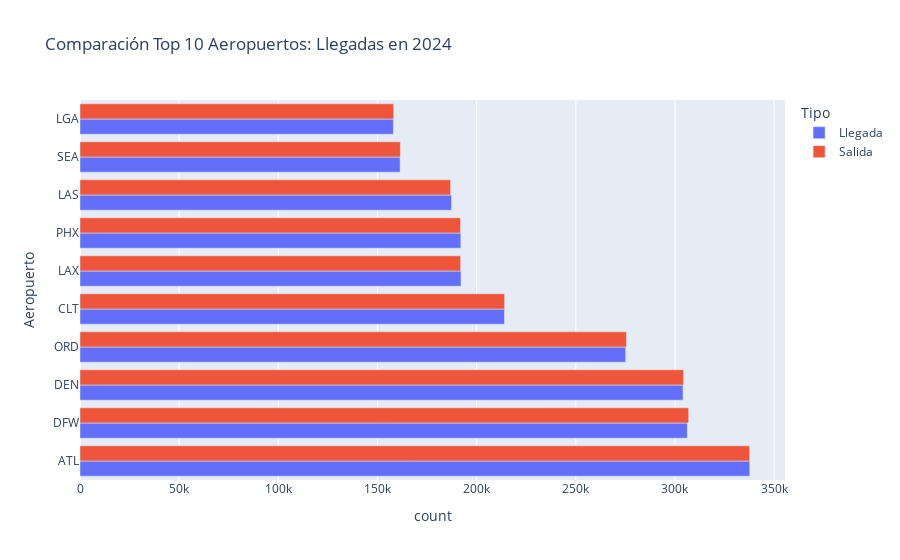

Source (notebook cell):
### Code cell
fig_comp = px.bar(
    top_aeropuertos,
    x='count',
    y='Aeropuerto',
    color='Tipo',
    orientation='h',
    barmode='group',  
    title='Comparación Top 10 Aeropuertos: Llegadas en 2024'
)
fig_comp.show()

### Figure 1 — Plotly figure (JSON) as saved in the notebook; plotly's stock layout.template omitted (floating-point values rounded to 4 significant figures)
{"data": [{"alignmentgroup": "True", "hovertemplate": "Tipo=Llegada<br>count=%{x}<br>Aeropuerto=%{y}<extra></extra>", "legendgroup": "Llegada", "marker": {"color": "#636efa", "pattern": {"shape": ""}}, "name": "Llegada", "offsetgroup": "Llegada", "orientation": "h", "showlegend": true, "textposition": "auto", "type": "bar", "x": [337702, 306222, 304039, 275155, 214036, 192110, 192021, 187309, 161399, 158007], "xaxis": "x", "y": ["ATL", "DFW", "DEN", "ORD", "CLT", "LAX", "PHX", "LAS", "SEA", "LGA"], "yaxis": "y"}, {"alignmentgroup": "True", "hovertemplate": "Tipo=Salida<br>count=%{x}<br>Aeropuerto=%{y}<extra></extra>", "legendgroup": "Salida", "marker": {"color": "#EF553B", "pattern": {"shape": ""}}, "name": "Salida", "offsetgroup": "Salida", "orientation": "h", "showlegend": true, "textposition": "auto", "type": "bar", "x": [337662, 306872, 304323, 275505, 214096, 191903, 191868, 186853, 161520, 158152], "xaxis": "x", "y": ["ATL", "DFW", "DEN", "ORD", "CLT", "LAX", "PHX", "LAS", "SEA", "LGA"], "yaxis": "y"}], "layout": {"barmode": "group", "legend": {"title": {"text": "Tipo"}, "tracegroupgap": 0}, "title": {"text": "Comparación Top 10 Aeropuertos: Llegadas en 2024"}, "xaxis": {"anchor": "y", "domain": [0, 1], "title": {"text": "count"}}, "yaxis": {"anchor": "x", "domain": [0, 1], "title": {"text": "Aeropuerto"}}}}
